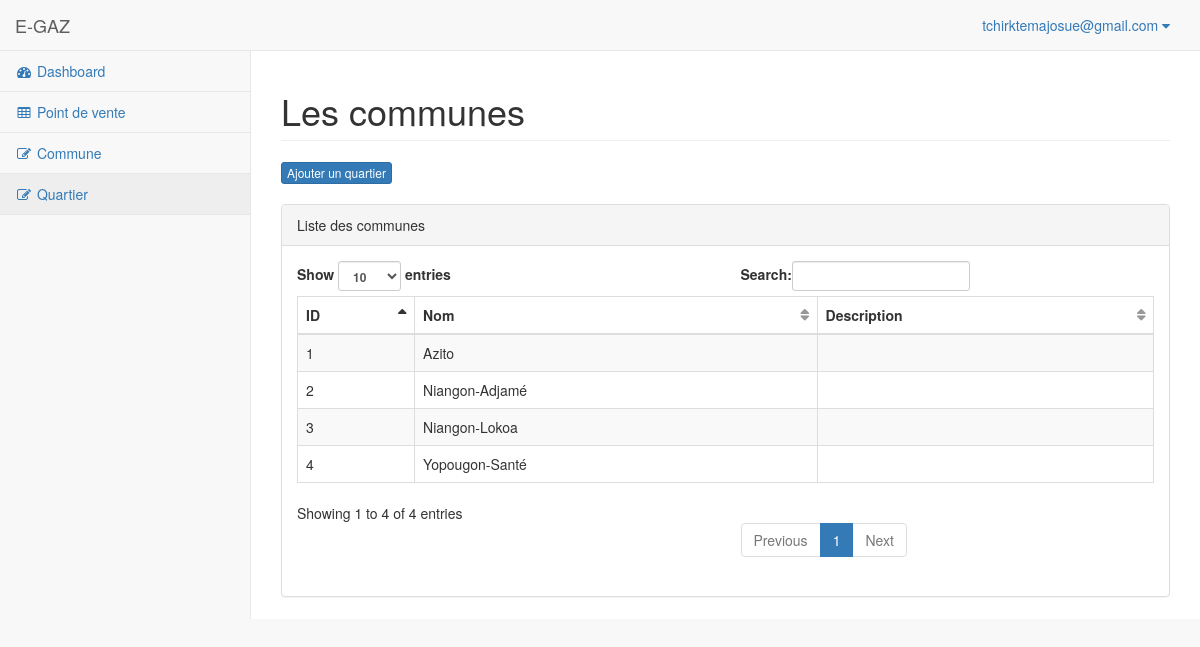
The app's page /dashboard/quartier.php (signed in) with its own data.
### tables this page shows
CREATE TABLE `quartier` (
  `id` int(11) NOT NULL,
  `nom` varchar(255) NOT NULL,
  `description` text NOT NULL
);

### dashboard/quartier.php (called while the page is built, shortened)
<?php
   include '../config/database.php';
   $query = "SELECT * FROM quartier";
   $results = mysqli_query($db,$query);
 ?>
<?php include 'views/quartier.views.php'; ?>

### dashboard/views/quartier.views.php (the view, shortened to what this page needs)
<?php include 'partials/_header.php'; ?>
<div id="wrapper">
  <?php include 'partials/_sidebar.php'; ?>
  <div id="page-wrapper">
            <div class="row">
                <div class="col-lg-12">
                    <h1 class="page-header">Les communes</h1>
                    <a href="quartier-form.php" class="btn btn-primary btn-xs">Ajouter un quartier</a>
                </div>
            </div>
            <br>
            <div class="row">
                <div class="col-lg-12">
                    <div class="panel panel-default">
                        <div class="panel-heading">
                            Liste des communes
                        </div>
                        <div class="panel-body">
                                <table width="100%" class="table table-striped table-bordered table-hover" id="dataTables-example">
                                    <thead>
                                        <tr>
                                            <th>ID</th>
                                            <th>Nom</th>
                                            <th>Description</th>
                                        </tr>
                                    </thead>
                                    <?php if (mysqli_num_rows($results) > 0) : ?>
                                      <tbody>
                                        <?php while ($row = $results -> fetch_assoc()): ?>
                                          <tr class="gradeA">
                                             <td><?php echo $row['id']; ?></td>
                                              <td><?php echo $row['nom']; ?></td>
                                              <td><?php echo $row['description']; ?> </td>
                                          </tr>
                                        <?php  endwhile ?>
                                    </tbody>
                                    <?php endif; ?>
                                </table>
                        </div>
                    </div>
                </div>
            </div>
</div>

### dashboard/assets/css/sb-admin-2.css (style rules this page uses)
body { background-color: #f8f8f8; }
#wrapper { width: 100%; }
#page-wrapper { padding: 0 15px; min-height: 568px; background-color: white; }
@media (min-width: 768px) { #page-wrapper { position: inherit; margin: 0 0 0 250px; padding: 0 30px; border-left: 1px solid #e7e7e7; } }
table.dataTable thead .sorting, table.dataTable thead .sorting_asc, table.dataTable thead .sorting_desc, table.dataTable thead .sorting_asc_disabled, table.dataTable thead .sorting_desc_disabled { background: transparent; }
table.dataTable thead .sorting_asc:after { content: "\f0de"; float: right; font-family: fontawesome; }
table.dataTable thead .sorting:after { content: "\f0dc"; float: right; font-family: fontawesome; color: rgba(50, 50, 50, 0.5); }

### records on screen
quartier: id "1", nom "Azito"
quartier: id "2", nom "Niangon-Adjamé"
quartier: id "3", nom "Niangon-Lokoa"
quartier: id "4", nom "Yopougon-Santé"

### other values on screen
$_SESSION['gerant_username'] "tchirktemajosue@gmail.com"
